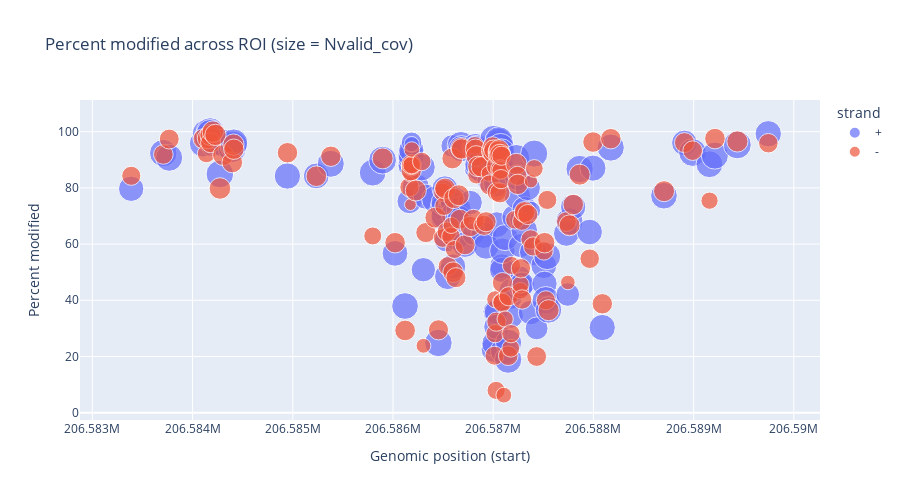
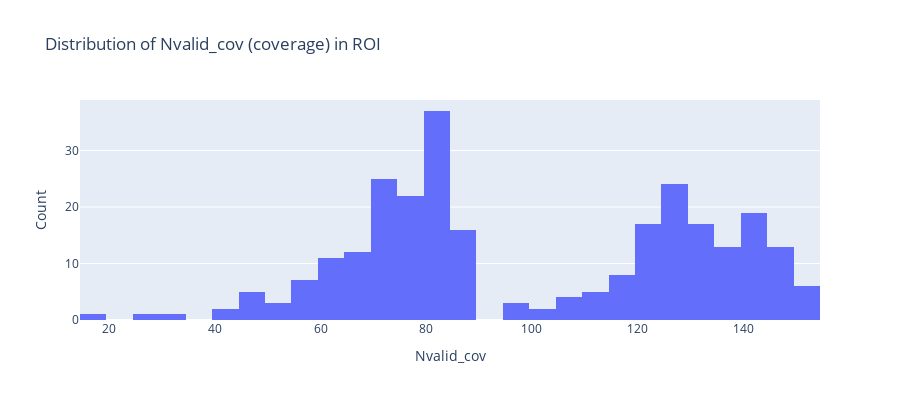
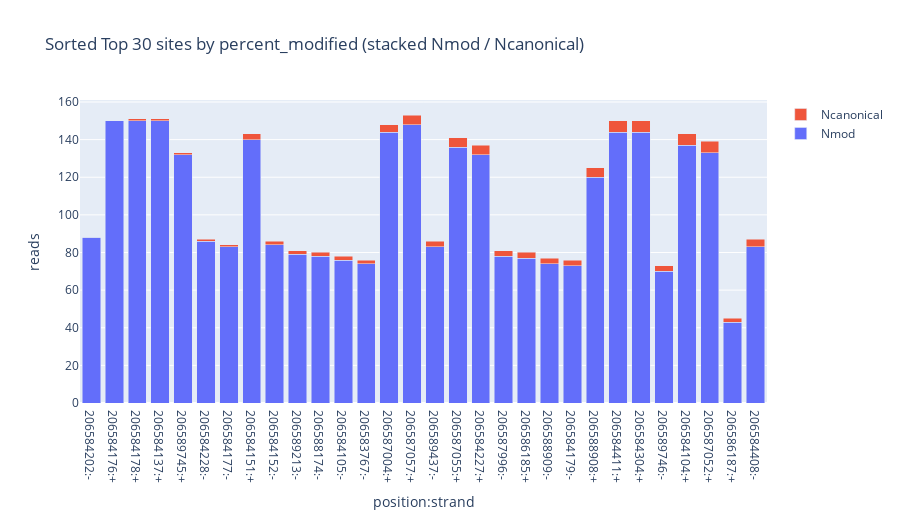
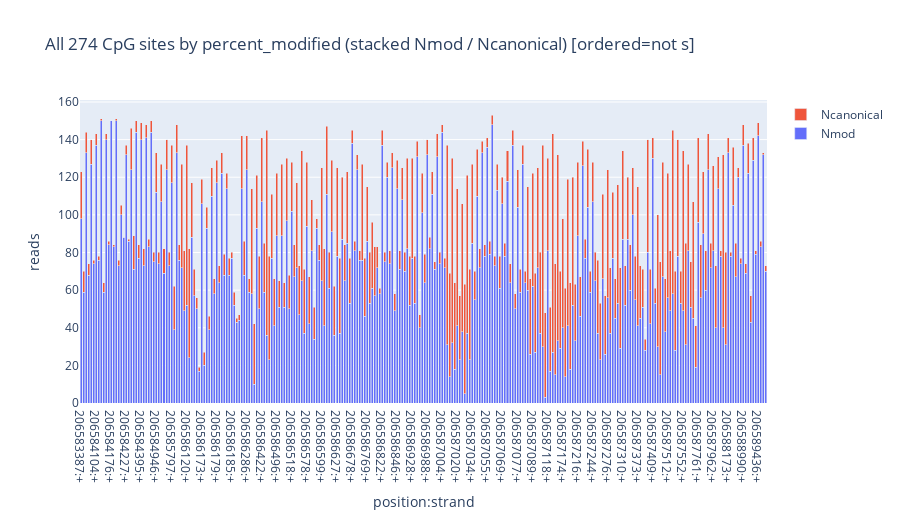

Source (notebook cell) for these figures, in order:
### Code cell
repl2b_pileup_CROFF_day35_df_roi_stats = plot_pileup_roi_df(df_roi=repl2b_pileup_CROFF_day35_df_roi, out_dir=pileup_data_folder_path)
repl2b_pileup_CROFF_day35_df_roi_stats

### Figure 1 — Plotly figure (JSON) as saved in the notebook; plotly's stock layout.template omitted (floating-point values rounded to 4 significant figures; data arrays with more than 128 entries replaced by an {"elided": "..."} marker saying what was removed)
{"data": [{"customdata": {"elided": "137x5 int values"}, "hovertemplate": "strand=+<br>pos=%{x}<br>percent_modified=%{y}<br>Nvalid_cov=%{customdata[0]}<br>Nmod=%{customdata[1]}<br>Ncanonical=%{customdata[2]}<br>Nother_mod=%{customdata[3]}<br>Nnocall=%{customdata[4]}<extra></extra>", "legendgroup": "+", "marker": {"color": "#636efa", "size": {"elided": "137 int values"}, "sizemode": "area", "sizeref": 0.3825, "symbol": "circle"}, "mode": "markers", "name": "+", "orientation": "v", "showlegend": true, "type": "scatter", "x": {"elided": "137 int values"}, "xaxis": "x", "y": {"elided": "137 float values"}, "yaxis": "y"}, {"customdata": {"elided": "137x5 int values"}, "hovertemplate": "strand=-<br>pos=%{x}<br>percent_modified=%{y}<br>Nvalid_cov=%{customdata[0]}<br>Nmod=%{customdata[1]}<br>Ncanonical=%{customdata[2]}<br>Nother_mod=%{customdata[3]}<br>Nnocall=%{customdata[4]}<extra></extra>", "legendgroup": "-", "marker": {"color": "#EF553B", "size": {"elided": "137 int values"}, "sizemode": "area", "sizeref": 0.3825, "symbol": "circle"}, "mode": "markers", "name": "-", "orientation": "v", "showlegend": true, "type": "scatter", "x": {"elided": "137 int values"}, "xaxis": "x", "y": {"elided": "137 float values"}, "yaxis": "y"}], "layout": {"height": 500, "legend": {"itemsizing": "constant", "title": {"text": "strand"}, "tracegroupgap": 0}, "title": {"text": "Percent modified across ROI (size = Nvalid_cov)"}, "xaxis": {"anchor": "y", "domain": [0, 1], "title": {"text": "Genomic position (start)"}}, "yaxis": {"anchor": "x", "domain": [0, 1], "title": {"text": "Percent modified"}}}}

### Figure 2 — Plotly figure (JSON) as saved in the notebook; plotly's stock layout.template omitted (floating-point values rounded to 4 significant figures; data arrays with more than 128 entries replaced by an {"elided": "..."} marker saying what was removed)
{"data": [{"bingroup": "x", "hovertemplate": "Nvalid_cov=%{x}<br>count=%{y}<extra></extra>", "legendgroup": "", "marker": {"color": "#636efa", "pattern": {"shape": ""}}, "name": "", "nbinsx": 40, "orientation": "v", "showlegend": false, "type": "histogram", "x": {"elided": "274 int values"}, "xaxis": "x", "yaxis": "y"}], "layout": {"barmode": "relative", "height": 400, "legend": {"tracegroupgap": 0}, "title": {"text": "Distribution of Nvalid_cov (coverage) in ROI"}, "xaxis": {"anchor": "y", "domain": [0, 1], "title": {"text": "Nvalid_cov"}}, "yaxis": {"anchor": "x", "domain": [0, 1], "title": {"text": "Count"}}}}

### Figure 3 — Plotly figure (JSON) as saved in the notebook; plotly's stock layout.template omitted (floating-point values rounded to 4 significant figures)
{"data": [{"name": "Nmod", "type": "bar", "x": ["206584202:-", "206584176:+", "206584178:+", "206584137:+", "206589745:+", "206584228:-", "206584177:-", "206584151:+", "206584152:-", "206589213:-", "206588174:-", "206584105:-", "206583767:-", "206587004:+", "206587057:+", "206589437:-", "206587055:+", "206584227:+", "206587996:-", "206586185:+", "206588909:-", "206584179:-", "206588908:+", "206584411:+", "206584304:+", "206589746:-", "206584104:+", "206587052:+", "206586187:+", "206584408:-"], "y": [88, 150, 150, 150, 132, 86, 83, 140, 84, 79, 78, 76, 74, 144, 148, 83, 136, 132, 78, 77, 74, 73, 120, 144, 144, 70, 137, 133, 43, 83]}, {"name": "Ncanonical", "type": "bar", "x": ["206584202:-", "206584176:+", "206584178:+", "206584137:+", "206589745:+", "206584228:-", "206584177:-", "206584151:+", "206584152:-", "206589213:-", "206588174:-", "206584105:-", "206583767:-", "206587004:+", "206587057:+", "206589437:-", "206587055:+", "206584227:+", "206587996:-", "206586185:+", "206588909:-", "206584179:-", "206588908:+", "206584411:+", "206584304:+", "206589746:-", "206584104:+", "206587052:+", "206586187:+", "206584408:-"], "y": [0, 0, 1, 1, 1, 1, 1, 3, 2, 2, 2, 2, 2, 4, 5, 3, 5, 5, 3, 3, 3, 3, 5, 6, 6, 3, 6, 6, 2, 4]}], "layout": {"barmode": "stack", "height": 520, "title": {"text": "Sorted Top 30 sites by percent_modified (stacked Nmod / Ncanonical)"}, "xaxis": {"title": {"text": "position:strand"}}, "yaxis": {"title": {"text": "reads"}}}}

### Figure 4 — Plotly figure (JSON) as saved in the notebook; plotly's stock layout.template omitted (floating-point values rounded to 4 significant figures; data arrays with more than 128 entries replaced by an {"elided": "..."} marker saying what was removed)
{"data": [{"name": "Nmod", "type": "bar", "x": {"elided": "274 str values"}, "y": {"elided": "274 int values"}}, {"name": "Ncanonical", "type": "bar", "x": {"elided": "274 str values"}, "y": {"elided": "274 int values"}}], "layout": {"barmode": "stack", "height": 520, "title": {"text": "All 274 CpG sites by percent_modified (stacked Nmod / Ncanonical) [ordered=not s]"}, "xaxis": {"title": {"text": "position:strand"}}, "yaxis": {"title": {"text": "reads"}}}}
